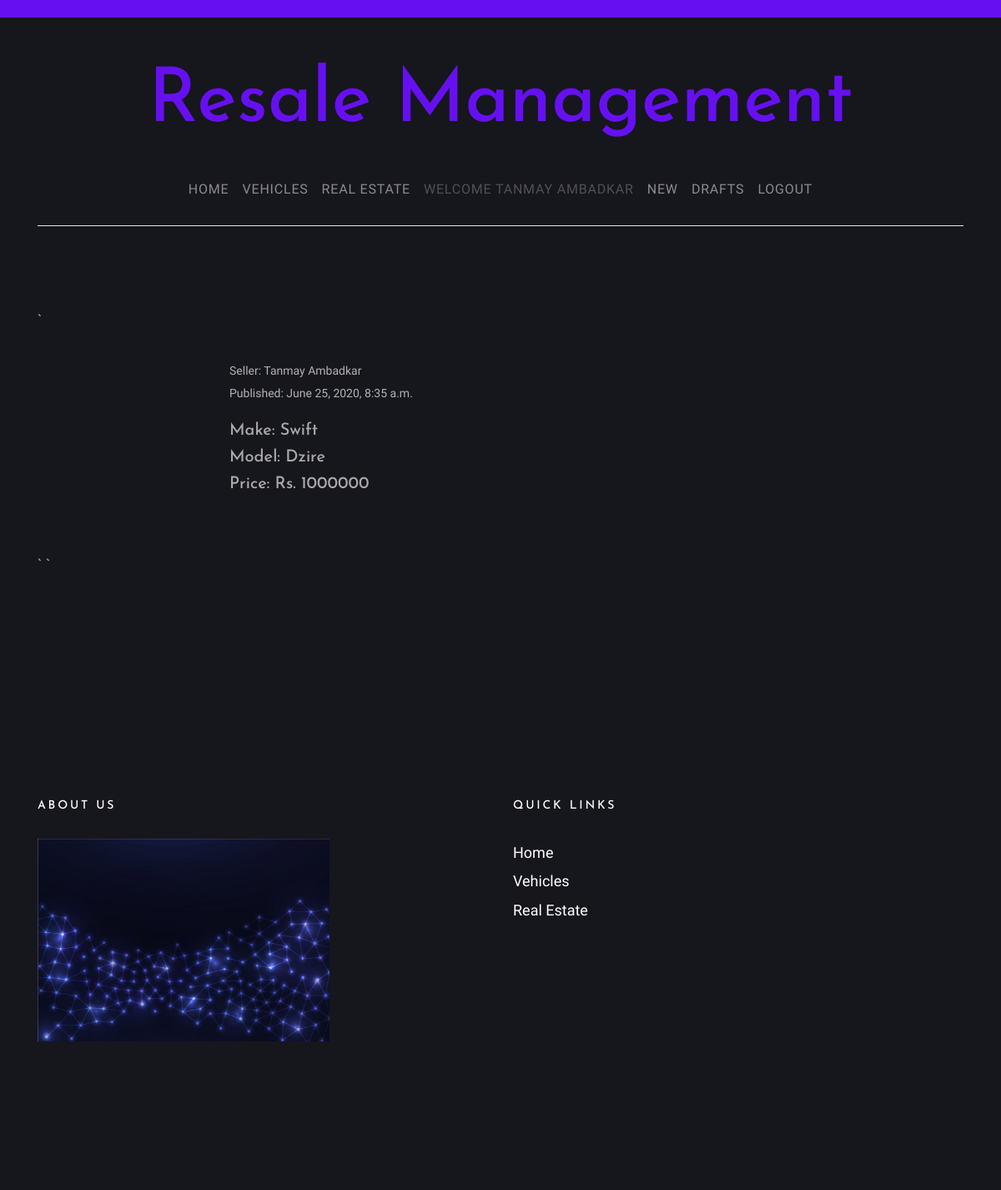
/tanmay/vehicles/ (signed in), run on the app's committed database.
### SellerUI/models.py (models this page shows, shortened)
class Vehicle(models.Model):
    fueltanktypes = (
        ('P', 'PETROL'),
        ('D', 'DIESEL'),
        ('C', 'CNG'))
    seller = models.ForeignKey('BrokerUI.Profile', on_delete = models.CASCADE)
    Vmodel = models.CharField(max_length = 50)
    make = models.CharField(max_length = 20)
    desc = models.TextField()
    mileage = models.IntegerField()
    year = models.IntegerField()
    fueltank = models.CharField(max_length = 1, choices = fueltanktypes)
    price = models.IntegerField(blank = True)
    created_date = models.DateTimeField(default = timezone.now)
    published_date = models.DateTimeField(blank = True, null = True)

### BrokerUI/models.py (models this page shows, shortened)
class Profile(models.Model):
    user_types = (
        ('S', 'Seller'),
        ('C', 'Customer'),
        ('B', 'Broker'))
    user = models.OneToOneField(User, on_delete = models.CASCADE)
    phone_number = models.CharField(max_length=10)
    type = models.CharField(max_length = 1, choices = user_types)

### SellerUI/views.py (the view)
# urls.py: path('vehicles/', VehicleListView.as_view(), name = 'vehicle_list'), #Whenever customer wants to view all published vehicles
class VehicleListView(ListView):
    model = Vehicle

### SellerUI/templates/SellerUI/vehicle_list.html (shortened to what this page needs)
{% extends "SellerUI/base.html" %}
{% load static %}
{% block content %}
<section class="site-section pt-5">
  <div class="container">
    <div class="row blog-entries">
      <div class="col-md-12 col-lg-8 main-content">
        <div class="row mb-5 mt-5">
           <div class="col-md-12">
             {% for vehicle in object_list %}
             {% if vehicle.published_date %}
             <div class="post-entry-horzontal">
               <a href="{% url 'vehicle_detail' pk=vehicle.pk %}">
                 <span class="text">
                     <div class="post-meta">
                       <span class="author mr-2">Seller: {{vehicle.seller.user.first_name}} {{vehicle.seller.user.last_name}}</span>
                       <span class="mr-2">Published: {{vehicle.created_date}}</span>
                     </div>
                     <h2>Make: {{vehicle.make}}</h2>
                     <h2>Model: {{ vehicle.Vmodel }}</h2>
                     <h2>Price: Rs. {{ vehicle.price }}</h2>
                  </span>
                </a>
	          </div>
`             {% endif %}`
             {% empty %}
             <h2>No Vehicles!</h2>
             {% endfor %}
	      </div>
        </div>
      </div>
    </div>
  </div>
</section>
{% endblock %}

### SellerUI/templates/SellerUI/base.html (shortened to what this page needs)
{% load static %}
<!DOCTYPE html>
<html lang="en" dir="ltr">
    <head>
        <link rel="stylesheet" href="{% static 'css/animate.css' %}"-->
        <link rel="stylesheet" href="{% static 'css/owl.carousel.min.css' %}">
        <link rel="stylesheet" href="{% static 'fonts/fontawesome/css/font-awesome.min.css' %}">
        <link rel="stylesheet" href="{% static 'css/bootstrap.css' %}">
        <link rel="stylesheet" href="{% static 'css/style.css' %}">
    </head>
    <body>
        <div class="wrap">
            <header role="banner">
            <div class="top-bar">
              <div class="container">
                <div class="row">
                  <div class="col-2 social">
                  </div>
                </div>
              </div>
            </div>
            <div class="container logo-wrap">
              <div class="row pt-5">
                <div class="col-12 text-center">
                  <h1 class="site-logo"><a href="{% url 'home' %}" rel="noreferrer">Resale Management</a></h1>
                </div>
              </div>
            </div>
            <nav class="navbar navbar-expand-md navbar-dark">
              <div class="container">
                <div class="collapse navbar-collapse" id="navbarMenu">
                  <ul class="navbar-nav mx-auto">
                    <li class="nav-item">
                      <a class="nav-link" href="{% url 'home' %}" rel="noreferrer">Home</a>
                    </li>
                    <li class="nav-item">
                      <a class="nav-link" href="{% url 'vehicle_list' %}" rel="noreferrer">Vehicles</a>
                    </li>
                    <li class="nav-item">
                      <a class="nav-link" href="#" rel="noreferrer">Real Estate</a>
                    </li>
                    {% if user.is_authenticated %}
                    <li class="nav-item">
                      <a class="nav-link disabled" href="#">Welcome {{user.first_name}} {{user.last_name}}</a>
                    </li>
                    <li>
                        <a href="{% url 'vehicle_new' %}" class = 'nav-link'>New</a>
                    </li>
                    <li>
                        <a href="{% url 'vehicle_draft_list' %}" class = 'nav-link'>Drafts</a>
                    </li>
                    <li>
                        <a href="{% url 'logout' %}" class = 'nav-link'>Logout</a>
                    </li>
                    {% else %}
                        </li>
                            <a href="{% url 'login' %}" class = 'nav-link' rel="noreferrer">
                                Login
                            </a>
                        </li>
                    {% endif %}
                  </ul>
                </div>
              </div>
            </nav>
          </header>
              {% block content %}
              {% endblock  %}
         <footer class="site-footer">
        <div class="container">
          <div class="row mb-5">
            <div class="col-md-4">
              <h3>About Us</h3>
              <p class="mb-4">
                <img src="{% static 'images/neuralnet1.jpg' %}" alt="Image placeholder" class="img-fluid">
              </p>
              </div>
            <div class="col-md-6 ml-auto">
              <div class="row">
                <div class="col-md-4">
                  <div class="mb-5">
                    <h3>Quick Links</h3>
                    <ul class="list-unstyled">
                      <li><a href="{% url 'home' %}" rel="noreferrer">Home</a></li>
                      <li><a href="#" rel="noreferrer">Vehicles</a></li>
                      <li><a href="#" rel="noreferrer">Real Estate</a></li>
                    </ul>
                  </div>
                </div>
              </div>
            </div>
          </div>
          <div class="row">
            <div class="col-md-12 text-center">
            </div>
          </div>
        </div>
      </footer>
               </div>
    </body>
</html>

### static/css/style.css (style rules this page uses)
body { background: black; font-family: "Inconsolata", SFMono-Regular, Menlo, Monaco, Consolas, "Liberation Mono", "Courier New", monospace; font-weight: 300; font-size: 18px; line-height: 1.9; color: #aaaaaa; }
a { -webkit-transition: .3s all ease; -o-transition: .3s all ease; transition: .3s all ease; text-decoration: none; }
h1, h2, h3, h4, h5 { color: #aaa; font-family: "Josefin Sans", -apple-system, BlinkMacSystemFont, "Segoe UI", Roboto, "Helvetica Neue", Arial, sans-serif, "Apple Color Emoji", "Segoe UI Emoji", "Segoe UI Symbol", "Noto Color Emoji"; }
.wrap { max-width: 1250px; margin: 0 auto; background: #16161D; -webkit-box-shadow: 0 0 40px 0 rgba(0, 0, 0, 0.1); box-shadow: 0 0 40px 0 rgba(0, 0, 0, 0.1); }
header { position: relative; top: 0; left: 0; width: 100%; z-index: 5; font-weight: 400; background: #16161D !important; }
header .navbar-collapse { position: relative; }
header .navbar { padding-top: 0; padding-bottom: 0; background: #16161D; }
header .navbar .nav-link { padding: 1.7rem 1rem; font-size: 16px; outline: none !important; text-transform: uppercase; letter-spacing: .05em; }
.site-logo a { font-size: 90px; }
.top-bar { background: #6610f2; padding: 10px 0; }
.top-bar .social { text-align: left; }
.navbar .container > div { border-bottom: 1px solid #e6e6e6; }
.site-section { padding: 7em 0; }
.blog-entries .post-meta { margin-bottom: 20px; font-size: 14px; color: #b3b3b3; }
.post-entry-horzontal { margin-bottom: 30px; }
.post-entry-horzontal a { overflow: hidden; display: table; position: relative; top: 0; -webkit-transition: .1s all ease; -o-transition: .1s all ease; transition: .1s all ease; }
.post-entry-horzontal a .image, .post-entry-horzontal a .text { display: table-cell; vertical-align: middle; }
.post-entry-horzontal a .text { padding: 30px; width: calc(100 - 200px); border-left: none; }
.post-entry-horzontal a .text h2 { font-size: 20px; }
.site-footer { background-size: cover; background-position: center center; background-repeat: no-repeat; padding: 5em 0; background: #16161D; }
.site-footer a { color: #fff; }
.site-footer h3 { color: #fff; margin-bottom: 30px; font-size: 14px; text-transform: uppercase; letter-spacing: .2em; }
.site-footer p { color: rgba(255, 255, 255, 0.5); }

### data on the page
Vehicle: seller.user.first_name "Tanmay", seller.user.last_name "Ambadkar", created_date "June 25, 2020, 8:35 a.m.", make "Swift", Vmodel "Dzire", price "1000000"

### other printed values
{{ user.first_name }} "TANMAY"
{{ user.last_name }} "AMBADKAR"
